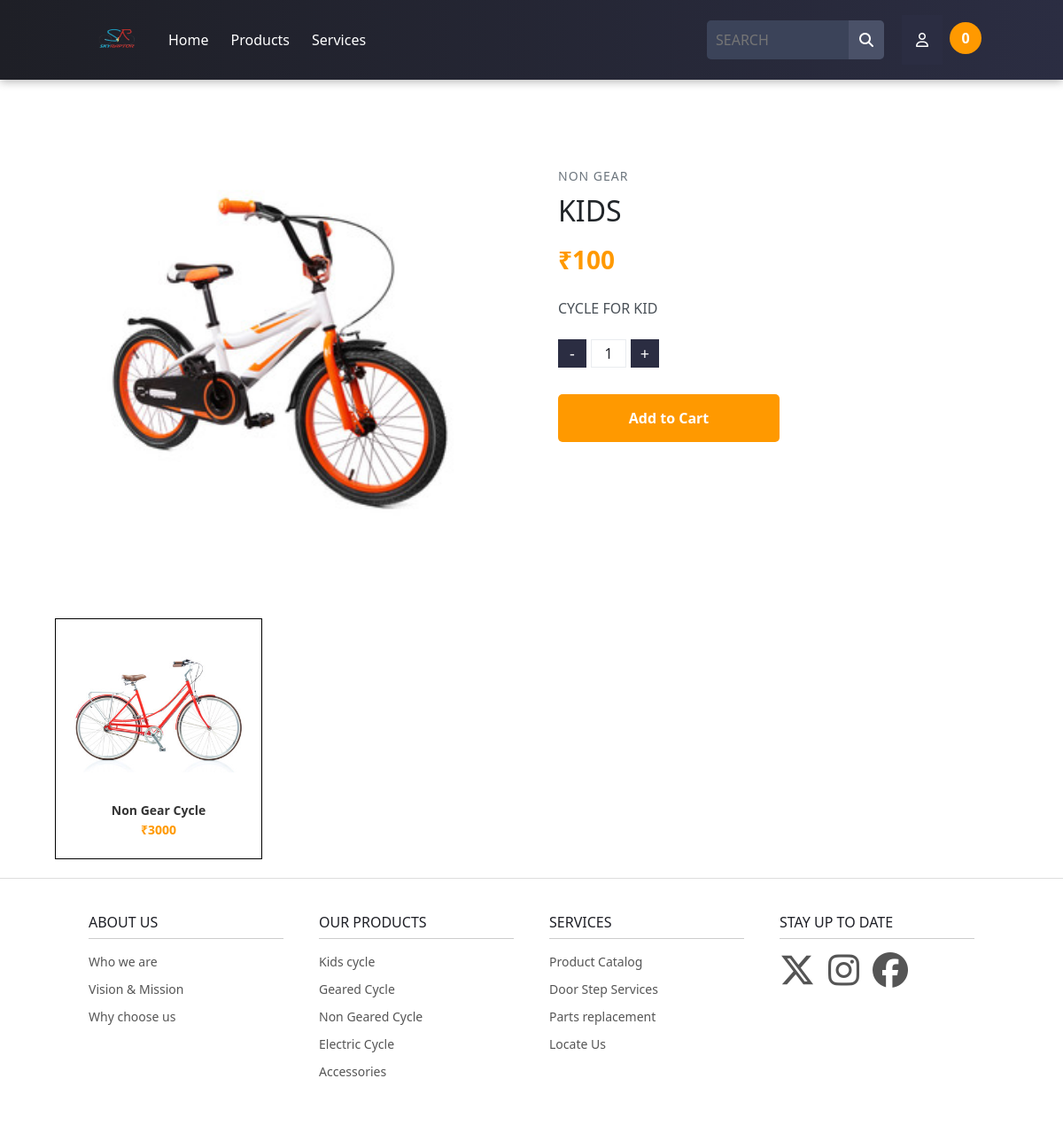
Page /product_view/1/ on the committed database.
### skyraptor/models.py (models this page shows, shortened)
class Product(models.Model):
    name = models.CharField(max_length=255)
    description = models.TextField()
    price = models.IntegerField(max_length=10)
    Category = models.ForeignKey(Category, on_delete=models.CASCADE, default=1)
    image = models.ImageField(upload_to='uploads/product/')

class Category(models.Model):
    name = models.CharField(max_length=255)
    description = models.TextField()
    created_at = models.DateTimeField(auto_now_add=True)
    updated_at = models.DateTimeField(auto_now=True)
    class Meta:
        verbose_name_plural = 'Categories'

### skyraptor/views.py (the view)
# urls.py: path('product_view/<int:pk>/', views.product_view, name='product_view'),
def product_view(request, pk):
    product_view = Product.objects.get(id=pk)
    category = product_view.Category
    related_products = Product.objects.filter(Category=category).exclude(id=pk)[:10]
    return render(request, 'html/product_view.html', {'product_view': product_view, 'category': category, 'related_products': related_products})

### cart/cart.py (called while the page is built)
    def __len__(self):
        return len(self.cart)

### cart/context_processors.py (called while the page is built)
def cart(request):
    return {'cart': Cart(request)}

### skyraptor/templates/html/product_view.html (shortened to what this page needs)
{% load static %}
<!DOCTYPE html>
<html lang="en">
<head>
  <link rel="stylesheet" href="{% static 'css/product_view.css' %}">
  <link href="https://cdn.jsdelivr.net/npm/bootstrap@5.3.6/dist/css/bootstrap.min.css" rel="stylesheet"
>
</head>
<body>
  <nav class="main-nav">
    <div class="nav-left">
      <a href="#" class="logo">
        <img src="{% static 'img/logo.png' %}" alt="Logo" style="height: 50px; width: 65px">
      </a>
      <ul class="main-menu">
        <li><a href="{% url 'home' %}">Home</a></li>
        <li class="has-megamenu">
          <a href="{% url 'products' %}">Products</a>
        </li>
        <li class="has-megamenu">
          <a href="#">Services</a>
        </li>
      </ul>
    </div>
    <div class="nav-right">
      <form method="get" action="{% url 'products' %}">
        <div class="search-box">
          <input type="text" name="q" placeholder="SEARCH" value="{{ request.GET.q }}">
          <button type="submit">
            <i class="fa-solid fa-magnifying-glass"></i>
          </button>
        </div>
      </form>
      <div class="dropdown">
        <button class="dropbtn"><i class="fa-regular fa-user"></i></button>
      </div>
      <a href="{% url 'cart_summary' %}">
        <span class="cart-count" id="cart_quantity">{{ cart|length }}</span>
      </a>
    </div>
  </nav>
  <br><br>
  <main class="container">
    <div class="product-container">
      <div class="product-images">
        <center><img src="{{ product_view.image.url }}" alt="Premium Wireless Headphones" class="main-image"></center>
      </div>
      <div class="product-details">
        <div class="product-category">{{ category.name }}</div>
        <h1 class="product-title">{{ product_view.name }}</h1>
        <div class="product-price-in">₹{{ product_view.price }}</div>
        <p class="product-description">{{ product_view.description }}</p>
        <div class="quantity-selector">
          <button class="quantity-btn">-</button>
          <input type="text" class="quantity-input" value="1" readonly id="qty-cart">
          <button class="quantity-btn">+</button>
        </div>
        <div class="action-buttons">
          <button class="add-to-cart" type="button" value="{{ product_view.id }}" id="add-to-cart">Add to Cart</button>
        </div>
      </div>
    </div>
    <div class="product-scroll-container">
      {% for pro in related_products %}
      <div class="product-card">
        <div class="product-image">
          <img src="{{ pro.image.url }}" alt="Product Image">
        </div>
        <div class="product-info">
          <h3 class="product-name">{{ pro.name }}</h3>
          <h3 class="product-price">₹{{ pro.price }}</h3>
        </div>
      </div>
    </div>
    {% endfor %}
  </main>
  <footer class="main-footer">
    <div class="footer-container">
      <div class="footer-links">
        <h3>ABOUT US</h3>
        <ul>
          <li><a href="#">Who we are</a></li>
          <li><a href="#">Vision & Mission</a></li>
          <li><a href="#">Why choose us</a></li>
        </ul>
      </div>
      <div class="footer-links">
        <h3>OUR PRODUCTS</h3>
        <ul>
          <li><a href="{% url 'category' 'Kids' %}">Kids cycle</a></li>
          <li><a href="{% url 'category' 'Gear' %}">Geared Cycle</a></li>
          <li><a href="{% url 'category' 'Non Gear' %}">Non Geared Cycle</a></li>
          <li><a href="{% url 'category' 'Electric' %}">Electric Cycle</a></li>
          <li><a href="{% url 'category' 'Accessories' %}">Accessories</a></li>
        </ul>
      </div>
      <div class="footer-links">
        <h3>SERVICES</h3>
        <ul>
          <li><a href="#">Product Catalog</a></li>
          <li><a href="#">Door Step Services</a></li>
          <li><a href="#">Parts replacement</a></li>
          <li><a href="#">Locate Us</a></li>
        </ul>
      </div>
      <div class="footer-links">
        <h3>STAY UP TO DATE</h3>
        <ul class="social-icons">
          <li><a href="https://x.com" target="_blank" aria-label="X">
              <i class="fa-brands fa-x-twitter"></i>
            </a></li>
          <li><a href="https://instagram.com" target="_blank" aria-label="Instagram">
              <i class="fa-brands fa-instagram"></i>
            </a></li>
          <li><a href="https://facebook.com" target="_blank" aria-label="Facebook">
              <i class="fa-brands fa-facebook"></i>
            </a></li>
        </ul>
      </div>
    </div>
  </footer>
</body>
</html>

### rows in the picture
Product: image (picture), name "KIDS", price "100", description "CYCLE FOR KID"
Category: name "NON GEAR"
Product: image (picture), name "Non Gear Cycle", price "3000"

### other values in the picture
{{ cart|length }} "0"
